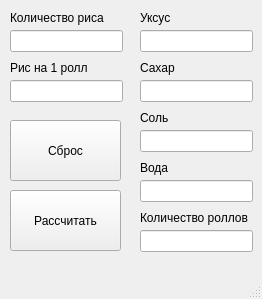
<?xml version="1.0" encoding="UTF-8"?>
<ui version="4.0">
 <class>MainWindow</class>
 <widget class="QMainWindow" name="MainWindow">
  <property name="geometry">
   <rect>
    <x>0</x>
    <y>0</y>
    <width>262</width>
    <height>299</height>
   </rect>
  </property>
  <property name="windowTitle">
   <string>SushiCalc</string>
  </property>
  <property name="windowIcon">
   <iconset>
    <normaloff>Favourite2.ico</normaloff>Favourite2.ico</iconset>
  </property>
  <widget class="QWidget" name="centralwidget">
   <widget class="QLineEdit" name="let_rice_val">
    <property name="geometry">
     <rect>
      <x>10</x>
      <y>30</y>
      <width>113</width>
      <height>22</height>
     </rect>
    </property>
   </widget>
   <widget class="QLabel" name="lbl_rice_val">
    <property name="geometry">
     <rect>
      <x>10</x>
      <y>10</y>
      <width>111</width>
      <height>16</height>
     </rect>
    </property>
    <property name="text">
     <string>Количество риса</string>
    </property>
   </widget>
   <widget class="QLabel" name="lbl_acid_val">
    <property name="geometry">
     <rect>
      <x>140</x>
      <y>10</y>
      <width>53</width>
      <height>16</height>
     </rect>
    </property>
    <property name="text">
     <string>Уксус</string>
    </property>
   </widget>
   <widget class="QLineEdit" name="let_acid_val">
    <property name="geometry">
     <rect>
      <x>140</x>
      <y>30</y>
      <width>113</width>
      <height>22</height>
     </rect>
    </property>
    <property name="readOnly">
     <bool>true</bool>
    </property>
   </widget>
   <widget class="QLabel" name="lbl_shugar_val">
    <property name="geometry">
     <rect>
      <x>140</x>
      <y>60</y>
      <width>53</width>
      <height>16</height>
     </rect>
    </property>
    <property name="text">
     <string>Сахар</string>
    </property>
   </widget>
   <widget class="QLineEdit" name="let_shugar_val">
    <property name="geometry">
     <rect>
      <x>140</x>
      <y>80</y>
      <width>113</width>
      <height>22</height>
     </rect>
    </property>
    <property name="readOnly">
     <bool>true</bool>
    </property>
   </widget>
   <widget class="QLineEdit" name="let_water_val">
    <property name="geometry">
     <rect>
      <x>140</x>
      <y>180</y>
      <width>113</width>
      <height>22</height>
     </rect>
    </property>
    <property name="readOnly">
     <bool>true</bool>
    </property>
   </widget>
   <widget class="QLineEdit" name="let_salt_val">
    <property name="geometry">
     <rect>
      <x>140</x>
      <y>130</y>
      <width>113</width>
      <height>22</height>
     </rect>
    </property>
    <property name="readOnly">
     <bool>true</bool>
    </property>
   </widget>
   <widget class="QLabel" name="lbl_water_val">
    <property name="geometry">
     <rect>
      <x>140</x>
      <y>160</y>
      <width>53</width>
      <height>16</height>
     </rect>
    </property>
    <property name="text">
     <string>Вода</string>
    </property>
   </widget>
   <widget class="QLabel" name="lbl_salt_val">
    <property name="geometry">
     <rect>
      <x>140</x>
      <y>110</y>
      <width>53</width>
      <height>16</height>
     </rect>
    </property>
    <property name="text">
     <string>Соль</string>
    </property>
   </widget>
   <widget class="QLineEdit" name="let_total_sushu_cnt">
    <property name="geometry">
     <rect>
      <x>140</x>
      <y>230</y>
      <width>113</width>
      <height>22</height>
     </rect>
    </property>
    <property name="readOnly">
     <bool>true</bool>
    </property>
   </widget>
   <widget class="QLabel" name="lbl_total_sushu_cnt">
    <property name="geometry">
     <rect>
      <x>140</x>
      <y>210</y>
      <width>121</width>
      <height>16</height>
     </rect>
    </property>
    <property name="text">
     <string>Количество роллов</string>
    </property>
   </widget>
   <widget class="QLabel" name="lbl_rice_per_sushi">
    <property name="geometry">
     <rect>
      <x>10</x>
      <y>60</y>
      <width>111</width>
      <height>16</height>
     </rect>
    </property>
    <property name="text">
     <string>Рис на 1 ролл</string>
    </property>
   </widget>
   <widget class="QLineEdit" name="let_rice_per_sushi">
    <property name="geometry">
     <rect>
      <x>10</x>
      <y>80</y>
      <width>113</width>
      <height>22</height>
     </rect>
    </property>
   </widget>
   <widget class="QPushButton" name="pbn_reset">
    <property name="geometry">
     <rect>
      <x>10</x>
      <y>120</y>
      <width>111</width>
      <height>61</height>
     </rect>
    </property>
    <property name="text">
     <string>Сброс</string>
    </property>
    <property name="icon">
     <iconset>
      <normaloff>Interdit.ico</normaloff>Interdit.ico</iconset>
    </property>
    <property name="shortcut">
     <string>Ctrl+D</string>
    </property>
   </widget>
   <widget class="QPushButton" name="pbn_calc">
    <property name="geometry">
     <rect>
      <x>10</x>
      <y>190</y>
      <width>111</width>
      <height>61</height>
     </rect>
    </property>
    <property name="text">
     <string>Рассчитать</string>
    </property>
    <property name="icon">
     <iconset>
      <normaloff>Tips.ico</normaloff>Tips.ico</iconset>
    </property>
    <property name="shortcut">
     <string>Return</string>
    </property>
   </widget>
  </widget>
  <widget class="QMenuBar" name="menubar">
   <property name="geometry">
    <rect>
     <x>0</x>
     <y>0</y>
     <width>262</width>
     <height>22</height>
    </rect>
   </property>
  </widget>
  <widget class="QStatusBar" name="statusbar"/>
 </widget>
 <resources/>
 <connections/>
</ui>
